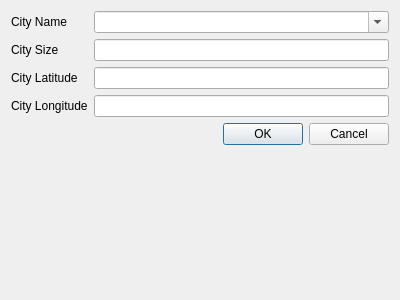
<?xml version="1.0" encoding="UTF-8"?>
<ui version="4.0">
 <class>UserInput</class>
 <widget class="QDialog" name="UserInput">
  <property name="geometry">
   <rect>
    <x>0</x>
    <y>0</y>
    <width>400</width>
    <height>300</height>
   </rect>
  </property>
  <property name="windowTitle">
   <string>Input new City</string>
  </property>
  <layout class="QHBoxLayout" name="horizontalLayout">
   <item>
    <layout class="QFormLayout" name="formLayout">
     <item row="0" column="0">
      <widget class="QLabel" name="cityNameLabel">
       <property name="text">
        <string>City Name</string>
       </property>
      </widget>
     </item>
     <item row="0" column="1">
      <widget class="QComboBox" name="cityNameBox">
       <property name="editable">
        <bool>true</bool>
       </property>
       <item>
        <property name="text">
         <string/>
        </property>
       </item>
       <item>
        <property name="text">
         <string>Aachen</string>
        </property>
       </item>
       <item>
        <property name="text">
         <string>Bonn</string>
        </property>
       </item>
       <item>
        <property name="text">
         <string>Düsseldorf</string>
        </property>
       </item>
       <item>
        <property name="text">
         <string>Koblenz</string>
        </property>
       </item>
       <item>
        <property name="text">
         <string>Köln</string>
        </property>
       </item>
      </widget>
     </item>
     <item row="1" column="0">
      <widget class="QLabel" name="citySizeLabel">
       <property name="text">
        <string>City Size</string>
       </property>
      </widget>
     </item>
     <item row="1" column="1">
      <widget class="QLineEdit" name="citySizeLineEdit"/>
     </item>
     <item row="2" column="0">
      <widget class="QLabel" name="cityLatitudeLabel">
       <property name="text">
        <string>City Latitude</string>
       </property>
      </widget>
     </item>
     <item row="2" column="1">
      <widget class="QLineEdit" name="cityLatitudeLineEdit"/>
     </item>
     <item row="3" column="0">
      <widget class="QLabel" name="cityLongitudeLabel">
       <property name="text">
        <string>City Longitude</string>
       </property>
      </widget>
     </item>
     <item row="3" column="1">
      <widget class="QLineEdit" name="cityLongitudeLineEdit"/>
     </item>
     <item row="4" column="1">
      <widget class="QDialogButtonBox" name="buttonBox">
       <property name="orientation">
        <enum>Qt::Horizontal</enum>
       </property>
       <property name="standardButtons">
        <set>QDialogButtonBox::Cancel|QDialogButtonBox::Ok</set>
       </property>
      </widget>
     </item>
    </layout>
   </item>
  </layout>
 </widget>
 <resources/>
 <connections>
  <connection>
   <sender>buttonBox</sender>
   <signal>rejected()</signal>
   <receiver>UserInput</receiver>
   <slot>reject()</slot>
   <hints>
    <hint type="sourcelabel">
     <x>316</x>
     <y>260</y>
    </hint>
    <hint type="destinationlabel">
     <x>286</x>
     <y>274</y>
    </hint>
   </hints>
  </connection>
  <connection>
   <sender>buttonBox</sender>
   <signal>accepted()</signal>
   <receiver>UserInput</receiver>
   <slot>accept()</slot>
   <hints>
    <hint type="sourcelabel">
     <x>248</x>
     <y>254</y>
    </hint>
    <hint type="destinationlabel">
     <x>157</x>
     <y>274</y>
    </hint>
   </hints>
  </connection>
 </connections>
</ui>
